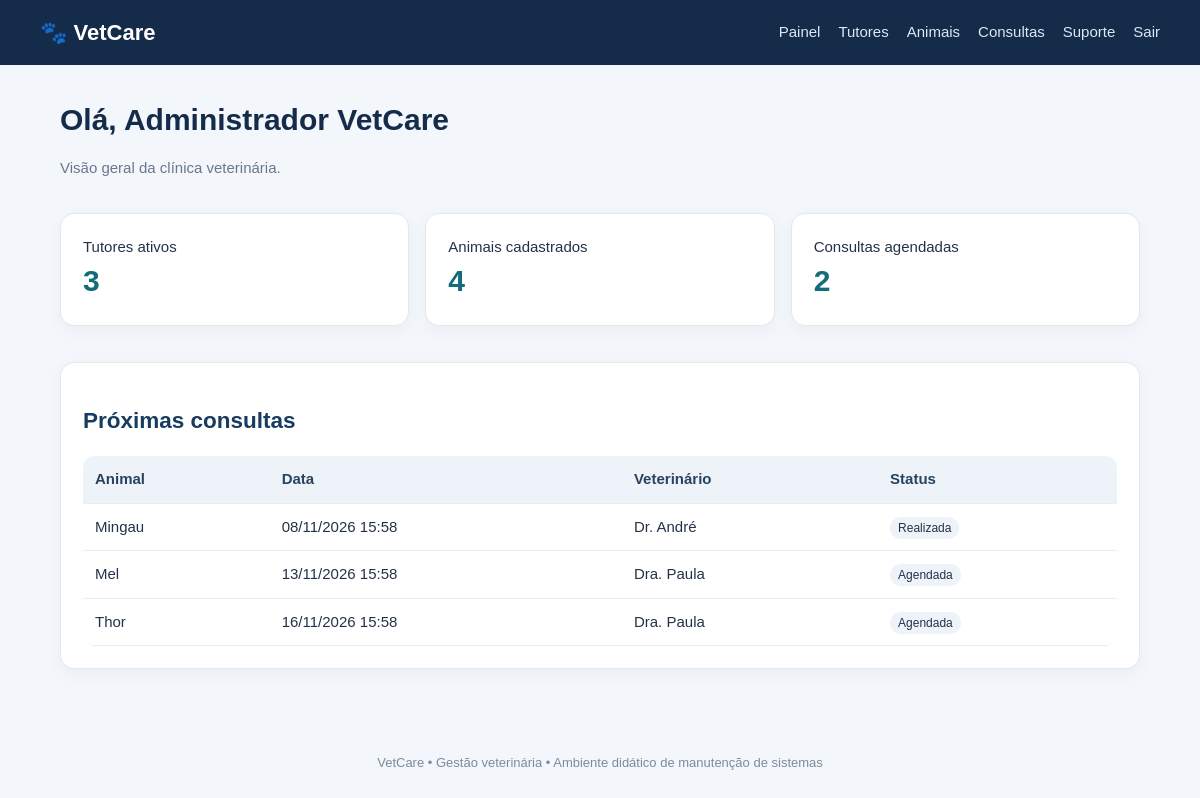
/index.php (signed in), run on the app's committed database.
### tables this page shows
CREATE TABLE consultas (
  id INT AUTO_INCREMENT PRIMARY KEY,
  animal_id INT NOT NULL,
  data_consulta DATETIME NOT NULL,
  veterinario VARCHAR(120) NOT NULL,
  motivo VARCHAR(180),
  status VARCHAR(30) DEFAULT 'Agendada',
  observacoes TEXT,
  CONSTRAINT fk_consulta_animal FOREIGN KEY (animal_id) REFERENCES animais(id)
);

CREATE TABLE animais (
  id INT AUTO_INCREMENT PRIMARY KEY,
  tutor_id INT NOT NULL,
  nome VARCHAR(100) NOT NULL,
  especie VARCHAR(60),
  raca VARCHAR(80),
  nascimento DATE,
  sexo VARCHAR(20),
  observacoes TEXT,
  ativo TINYINT(1) DEFAULT 1,
  CONSTRAINT fk_animal_tutor FOREIGN KEY (tutor_id) REFERENCES tutores(id)
);

### index.php (the view, shortened to what this page needs)
<?php
require_once __DIR__.'/config/database.php';
$tutores=(int)$pdo->query("SELECT COUNT(*) FROM tutores WHERE ativo=1")->fetchColumn();
$animais=(int)$pdo->query("SELECT COUNT(*) FROM animais")->fetchColumn();
$consultas=(int)$pdo->query("SELECT COUNT(*) FROM consultas WHERE status='Agendada'")->fetchColumn();
$proximas=$pdo->query("SELECT c.*, a.nome AS animal FROM consultas c JOIN animais a ON a.id=c.animal_id ORDER BY c.data_consulta LIMIT 5")->fetchAll();
include __DIR__.'/includes/header.php';
?>
<h1>Olá, <?= htmlspecialchars($_SESSION['usuario_nome']) ?></h1>
<p class="muted">Visão geral da clínica veterinária.</p>
<div class="grid">
 <div class="stat"><span>Tutores ativos</span><strong><?= $tutores ?></strong></div>
 <div class="stat"><span>Animais cadastrados</span><strong><?= $animais ?></strong></div>
 <div class="stat"><span>Consultas agendadas</span><strong><?= $consultas ?></strong></div>
</div>
<section class="panel"><h2>Próximas consultas</h2>
<div class="table-wrap"><table><tr><th>Animal</th><th>Data</th><th>Veterinário</th><th>Status</th></tr>
<?php foreach($proximas as $c): ?><tr><td><?= htmlspecialchars($c['animal']) ?></td><td><?= date('d/m/Y H:i',strtotime($c['data_consulta'])) ?></td><td><?= htmlspecialchars($c['veterinario']) ?></td><td><span class="tag"><?= htmlspecialchars($c['status']) ?></span></td></tr><?php endforeach; ?>
</table></div></section>
<?php include __DIR__.'/includes/footer.php'; ?>

### includes/header.php (shortened to what this page needs)
<!doctype html>
<html lang="pt-br">
<head>
<link rel="stylesheet" href="/vetcare_manutencao_djeniffer/assets/style.css">
</head>
<body>
<header class="topbar">
  <a class="brand" href="/vetcare_manutencao_djeniffer/index.php">🐾 VetCare</a>
  <nav>
    <?php if (!empty($_SESSION['usuario_id'])): ?>
      <a href= "../index.php">Painel</a>
      <a href="tutores/index.php">Tutores</a>
      <a href="../animais/index.php">Animais</a>
      <a href="consultas/index.php">Consultas</a>
      <a href="../chamados/index.php">Suporte</a>
      <a href="../logout.php">Sair</a>
    <?php endif; ?>
  </nav>
</header>
<main class="container">

### includes/footer.php
</main>
<footer>VetCare • Gestão veterinária • Ambiente didático de manutenção de sistemas</footer>
</body></html>

### assets/style.css (style rules this page uses)
* { box-sizing:border-box }
body { margin:0;background:#f3f6fa;color:#243247;font:15px/1.5 Arial,sans-serif }
.topbar { background:#142b4a;color:#fff;padding:16px max(22px,calc((100% - 1120px)/2));display:flex;align-items:center;justify-content:space-between;gap:20px;flex-wrap:wrap }
.brand { font-size:22px;font-weight:800;color:#fff;text-decoration:none }
.topbar nav { display:flex;gap:18px;flex-wrap:wrap }
.topbar nav a { color:#dce8f5;text-decoration:none }
.container { max-width:1120px;margin:32px auto;padding:0 20px;min-height:75vh }
h1 { margin:0 0 8px;color:#142b4a }
h2 { color:#183b60 }
.muted { color:#68788d }
.panel,.stat,.login-box { background:white;border:1px solid #e1e8f0;border-radius:14px;padding:22px;box-shadow:0 5px 18px #203c5b0a;margin:18px 0 }
.grid { display:grid;grid-template-columns:repeat(auto-fit,minmax(210px,1fr));gap:16px }
.stat strong { font-size:30px;display:block;color:#126c79 }
table { width:100%;border-collapse:collapse;background:white }
th,td { text-align:left;padding:12px;border-bottom:1px solid #e8edf2 }
th { background:#edf3f8;color:#29435e }
.table-wrap { overflow-x:auto;border-radius:12px }
.tag { padding:4px 8px;border-radius:20px;background:#edf3f8;font-size:12px }
footer { text-align:center;color:#7c8b9b;padding:24px;font-size:13px }

### data on the page
consultas: animal.nome "Mingau", data_consulta "08/11/2026 15:58", veterinario "Dr. André", status "Realizada"
consultas: animal.nome "Mel", data_consulta "13/11/2026 15:58", veterinario "Dra. Paula", status "Agendada"
consultas: animal.nome "Thor", data_consulta "16/11/2026 15:58", veterinario "Dra. Paula", status "Agendada"

### other printed values
$_SESSION['usuario_nome'] "Administrador VetCare"
$tutores "3"
$animais "4"
$consultas "2"
